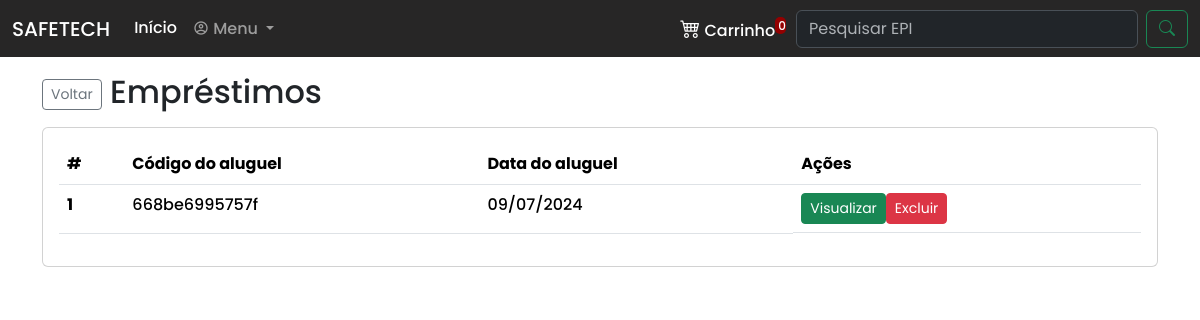
The app's page /aluguel.php (signed in) with its own data.
### tables this page shows
CREATE TABLE `aluguel` (
  `idaluguel` int(10) unsigned NOT NULL AUTO_INCREMENT,
  `idusuario` int(10) unsigned NOT NULL DEFAULT 0,
  `dataAluguel` date DEFAULT NULL,
  `horaInicial` time NOT NULL DEFAULT '00:00:00',
  `horaFim` time NOT NULL DEFAULT '00:00:00',
  `codigoAluguel` varchar(20) NOT NULL DEFAULT '',
  `devolvido` char(1) NOT NULL DEFAULT '',
  `prioridade` varchar(15) NOT NULL DEFAULT '',
  `observacao` varchar(400) DEFAULT NULL,
  `cadastro` datetime NOT NULL,
  `alteracao` timestamp NOT NULL DEFAULT current_timestamp() ON UPDATE current_timestamp(),
  `ativo` char(1) NOT NULL DEFAULT 'A',
  PRIMARY KEY (`idaluguel`,`idusuario`),
  UNIQUE KEY `idaluguel` (`idaluguel`),
  KEY `FK_aluguel_usuario` (`idusuario`),
  CONSTRAINT `FK_aluguel_usuario` FOREIGN KEY (`idusuario`) REFERENCES `usuario` (`idusuario`) ON DELETE CASCADE ON UPDATE CASCADE
);

### func/funcoes.php (called while the page is built, shortened)
<?php
function listarItemExpecificoOrdem($campos, $tabela, $campoExpecifico, $valorCampo, $ordem, $tipoOrdem)
{
    $conn = conectar();
    try {
        $conn->beginTransaction();
        $sqlListaTabelas = $conn->prepare("SELECT $campos FROM $tabela WHERE $campoExpecifico = ? ORDER BY $ordem $tipoOrdem");
        $sqlListaTabelas->bindValue(1, $valorCampo, PDO::PARAM_STR);
        $sqlListaTabelas->execute();
        $conn->commit();
        if ($sqlListaTabelas->rowCount() > 0) {
            return $sqlListaTabelas->fetchAll(PDO::FETCH_OBJ);
        }
        return 'vazio';
    } catch
    (PDOException $e) {
        echo 'Exception -> ';
        return ($e->getMessage());
        $conn->rollback();
    }
}

### aluguel.php (the view, shortened to what this page needs)
<?php
include_once('./func/funcoes.php');
?>
<!doctype html>
<html lang="pt-br">
<head>
    <link href="https://cdn.jsdelivr.net/npm/bootstrap@5.3.3/dist/css/bootstrap.min.css" rel="stylesheet"
>
    <link rel="stylesheet" type="text/css"
          href="https://cdnjs.cloudflare.com/ajax/libs/MaterialDesign-Webfont/7.0.96/css/materialdesignicons.min.css">
    <link rel="stylesheet" href="https://cdn.jsdelivr.net/npm/bootstrap-icons@1.11.3/font/bootstrap-icons.min.css">
    <link rel="stylesheet" type="text/css" href="https://cdn.jsdelivr.net/npm/toastify-js/src/toastify.min.css">
    <link rel="stylesheet" href="./css/style.css">
</head>
<body>
<?php include_once('navbar.php') ?>
<div class="container">
    <h2 class="mt-3">
        <a href="pagina-inicial" class="btn btn-sm btn-outline-secondary">Voltar</a>
        Empréstimos</h2>
    <div class="card mt-3">
        <div class="card-body">
            <table class="table">
                <thead>
                <tr>
                    <th scope="col">#</th>
                    <th scope="col">Código do aluguel</th>
                    <th scope="col">Data do aluguel</th>
                    <th scope="col">Ações</th>
                </tr>
                </thead>
                <tbody>
                <?php
                $cont = 1;
                $alugueis = listarItemExpecificoOrdem('*', 'aluguel', 'idusuario', "$idFuncionario", 'idaluguel', 'DESC');
                if ($alugueis !== 'vazio') {
                    foreach ($alugueis as $aluguel) {
                        $codigoAluguel = $aluguel->codigoAluguel;
                        $dataAluguel = $aluguel->dataAluguel;
                        $devolvido = $aluguel->devolvido;
                        $dataAluguel = implode("/", array_reverse(explode("-", $dataAluguel)));
                        ?>
                        <tr>
                            <th scope="row"><?php echo $cont ?></th>
                            <td><?php echo $codigoAluguel ?></td>
                            <td><?php echo $dataAluguel ?></td>
                            <td class="d-flex">
                                <form action="visualizar-aluguel" name="frmCodAluguel" id="frmCodAluguel"
                                      method="post">
                                    <button class="btn btn-success btn-sm">Visualizar</button>
                                </form>
                                <?php
                                if ($devolvido !== 'S') {
                                    ?>
                                    <button class="btn btn-danger btn-sm" data-bs-toggle="modal"
                                            data-bs-target="#erroExcluir">
                                        Excluir
                                    </button>
                                    <?php
                                }
                                ?>
                            </td>
                        </tr>
                        <?php
                        ++$cont;
                    }
                }else{
                    ?>
                    <tr>
                        <td colspan="4" class="text-center">Nenhum empréstimo a ser mostrado!</td>
                    </tr>
                    <?php
                }
                ?>
                </tbody>
            </table>
        </div>
    </div>
</div>
</body>
</html>

### css/style.css (style rules this page uses)
body { margin: 0; padding: 0; font-family: "Poppins", sans-serif; font-weight: 500; font-style: normal; }

### records on screen
aluguel: codigoAluguel "668be6995757f", dataAluguel "09/07/2024", devolvido "Excluir"

### other values on screen
$cont "0"
